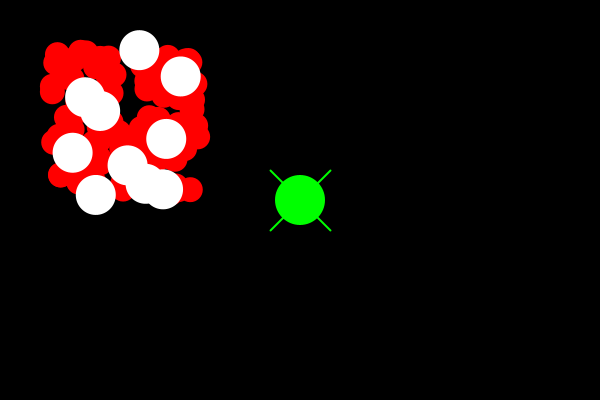
Frame 1 (no input)
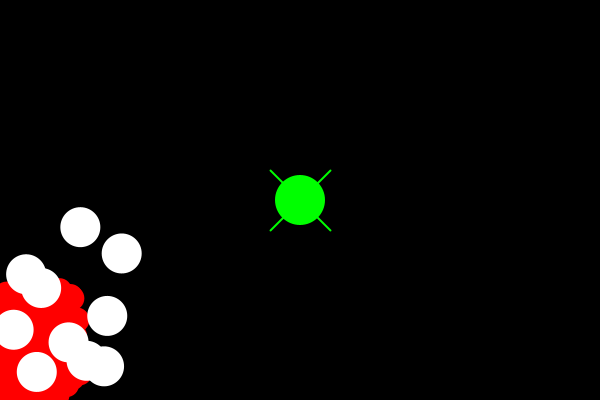
Frame 60 (the mouse pressed at the canvas centre just before this capture)
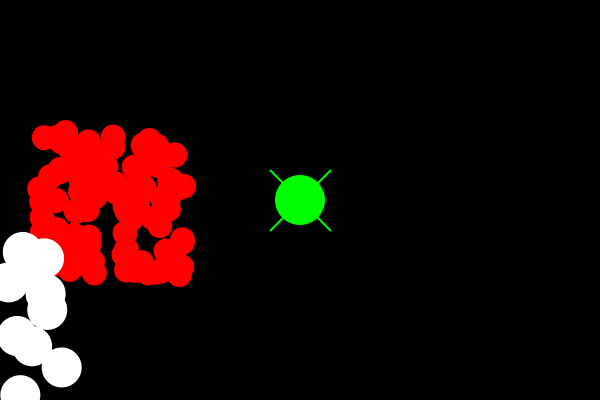
Frame 120 (the mouse held since frame 60 and released just before this capture)

The Processing sketch that drew these frames (run headless with seeded random() and noise(); from frame 60 on, the mouse is pressed at the canvas centre):

// Processing sketch: processing_167097
// ── processing_167097.pde

//declare virus object
Virus virus;
RedBloodCell[] red = new RedBloodCell[100];
WhiteBloodCell[] white = new WhiteBloodCell[10];
//declare an ArrayList for the red blood cells
//ArrayList<Red> Reds;

  boolean upPressed;
  boolean downPressed;
  boolean leftPressed;
  boolean rightPressed;

void setup() {
size(600,400);
virus = new Virus();
virus.prime();
for(int i = 0; i<red.length; i++) {
    red[i] = new RedBloodCell();
    red[i].prime();

}

for(int i = 0; i<white.length; i++) {
    white[i] = new WhiteBloodCell();
    white[i].prime();

}

}



void draw() {
 background(0);
 virus.update();
 virus.collision();
 
 for (int j = 0; j<red.length; j++) {
    red[j].update();
    red[j].collision();
  }
  
   for (int j = 0; j<white.length; j++) {
    white[j].update();
    white[j].collision();
  }
 
// for (int i = Reds.size ()-1; i >=0; i--) {
//}
 
  
}
    //Create movement logic
    void keyPressed() {
      if (keyCode == 'W') {
        upPressed=true;
      }    
      if (keyCode == 'S') {
        downPressed = true;
      }
      if (keyCode == 'A') {
        leftPressed = true;
      }

      if (keyCode == 'D') {
        rightPressed = true;
      }
    }
  
    void keyReleased() {

      if (keyCode == 'W') {
        upPressed = false;
      }
      if (keyCode == 'S') {
        downPressed = false;
      }
      if (keyCode == 'A') {
        leftPressed = false;
      }
      if (keyCode == 'D') {
        rightPressed = false;
      }
    }
class RedBloodCell {
   
  PVector velocity = new PVector(2,4);
  PVector location = new PVector(random(50,200),random(50,200));
  float bigness;
  
  void prime() {
  bigness = 1;
    
  }
  
  
  void update() {
    noStroke();
    fill(255,0,0);
    ellipse(location.x,location.y,bigness*25,bigness*25);
    location.x -= velocity.x;
    location.y += velocity.y;
    
  
  }
  
  void collision() {
    
    //wall boundaries
      if (location.x < 0) {
      velocity.x *=-1;
    }
    if (location.x > width) {
      velocity.x *=-1;
    }
    if (location.y < 0) {
      velocity.y *=-1;
    }
    if (location.y > height) {
      velocity.y *=-1;
    }
    
    
  }
    
    
  }
  
  
  
 
  

class Virus {

  int bigness;
  float xPos;
  float yPos;
  float speed;
  float direction;




  void prime() {

    xPos = width/2;
    yPos = height/2;
    bigness = 1;
    speed = 1;
  }

  void update() {
    //virus body
    noStroke();
    fill(0, 255, 0);
    ellipse(xPos, yPos, bigness*50, bigness*50);
    
    //virus spikes
    stroke(0,255,0);
    strokeWeight(2);
    line(xPos-(bigness*30),yPos-(bigness*30),xPos+(bigness*30),yPos+(bigness*30));
    line(xPos,yPos,xPos+(bigness*30),yPos-(bigness*30));
    line(xPos-(bigness*30),yPos+(bigness*30),xPos,yPos);

    //movement logic
    if (upPressed == true) {
      yPos -= speed;
    }
    if (downPressed == true) {
      yPos += speed;
    } 
    if (leftPressed == true) {
      xPos -= speed;
    } 
    if (rightPressed == true) {
      xPos += speed;
    }
}

void collision() {
}

}

class WhiteBloodCell {
   
  PVector velocity = new PVector(1,3);
  PVector location = new PVector(random(50,200),random(50,200));
  float bigness;
  
  void prime() {
  bigness = 1;
    
  }
  
  
  void update() {
    noStroke();
    fill(255);
    ellipse(location.x,location.y,bigness*40,bigness*40);
    location.x -= velocity.x;
    location.y += velocity.y;
    
  
  }
  
  void collision() {
    
    //wall boundaries
      if (location.x < 0) {
      velocity.x *=-1;
    }
    if (location.x > width) {
      velocity.x *=-1;
    }
    if (location.y < 0) {
      velocity.y *=-1;
    }
    if (location.y > height) {
      velocity.y *=-1;
    }
    
    
  }
    
    
  }
  
  
  
 
  
